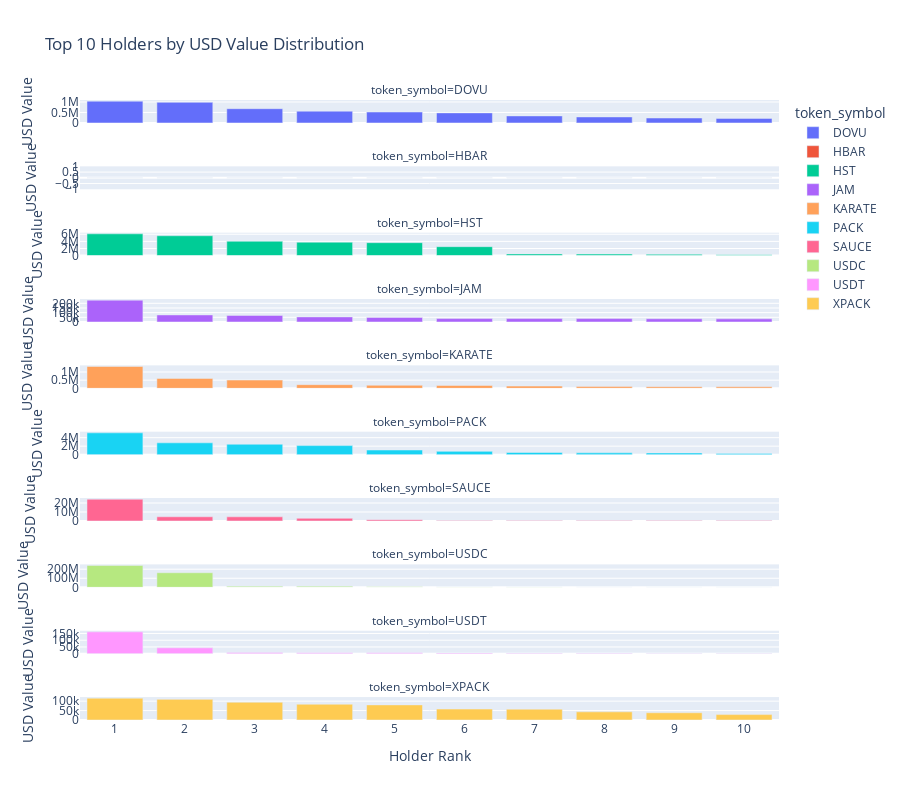

Notebook code for this chart:
### Markdown cell above
--- Chart 3: Top 10 Holders by USD Value ---

### Code cell
# Query the data
df_top_usd = pd.read_sql_query("""
    SELECT
        token_symbol,
        account_id,
        usd_value
    FROM token_holdings
    WHERE is_top_holder = 1 AND usd_value IS NOT NULL
    ORDER BY token_symbol, usd_value DESC;
""", conn)

# Create the plot
if df_top_usd.empty:
    print("No data with USD values found. Ensure a refresh was run with USD features enabled.")
else:
    # Create a rank within each token group
    df_top_usd['usd_rank'] = df_top_usd.groupby('token_symbol')['usd_value'].rank(method='first', ascending=False).astype(int)

    fig3 = px.bar(
        df_top_usd,
        x='usd_rank',
        y='usd_value',
        color='token_symbol',
        facet_col='token_symbol',
        facet_col_wrap=1,
        height=800,
        labels={'usd_rank': 'Holder Rank', 'usd_value': 'USD Value'},
        title='Top 10 Holders by USD Value Distribution',
        hover_data=['account_id'] # Show account_id on hover
    )
    
    fig3.update_yaxes(matches=None) # Allow y-axes to have different scales
    fig3.for_each_yaxis(lambda yaxis: yaxis.update(showticklabels=True))
    fig3.update_xaxes(tickvals=list(range(1, 11))) # Ensure x-axis shows ranks 1-10
    fig3.show()

### Figure 1 — Plotly figure (JSON) as saved in the notebook; plotly's stock layout.template omitted (floating-point values rounded to 4 significant figures)
{"data": [{"alignmentgroup": "True", "customdata": [["0.0.7308512"], ["0.0.2214948"], ["0.0.858938"], ["0.0.540219"], ["0.0.412535"], ["0.0.4856053"], ["0.0.4364925"], ["0.0.4366340"], ["0.0.5328590"], ["0.0.3817615"]], "hovertemplate": "token_symbol=DOVU<br>Holder Rank=%{x}<br>USD Value=%{y}<br>account_id=%{customdata[0]}<extra></extra>", "legendgroup": "DOVU", "marker": {"color": "#636efa", "pattern": {"shape": ""}}, "name": "DOVU", "offsetgroup": "DOVU", "orientation": "v", "showlegend": true, "textposition": "auto", "type": "bar", "x": [1, 2, 3, 4, 5, 6, 7, 8, 9, 10], "xaxis": "x10", "y": [1040000.0, 983400.0, 679700.0, 561600.0, 521000.0, 480000.0, 335300.0, 286700.0, 236000.0, 217200.0], "yaxis": "y10"}, {"alignmentgroup": "True", "customdata": [["0.0.652978"], ["0.0.1872300"], ["0.0.9170199"], ["0.0.54895"], ["0.0.54795"], ["0.0.77"], ["0.0.6942669"], ["0.0.1268012"], ["0.0.1412503"], ["0.0.85785"]], "hovertemplate": "token_symbol=HBAR<br>Holder Rank=%{x}<br>USD Value=%{y}<br>account_id=%{customdata[0]}<extra></extra>", "legendgroup": "HBAR", "marker": {"color": "#EF553B", "pattern": {"shape": ""}}, "name": "HBAR", "offsetgroup": "HBAR", "orientation": "v", "showlegend": true, "textposition": "auto", "type": "bar", "x": [1, 2, 3, 4, 5, 6, 7, 8, 9, 10], "xaxis": "x9", "y": [0, 0, 0, 0, 0, 0, 0, 0, 0, 0], "yaxis": "y9"}, {"alignmentgroup": "True", "customdata": [["0.0.968019"], ["0.0.968016"], ["0.0.968017"], ["0.0.968013"], ["0.0.968012"], ["0.0.968014"], ["0.0.7308515"], ["0.0.858938"], ["0.0.7400133"], ["0.0.1463354"]], "hovertemplate": "token_symbol=HST<br>Holder Rank=%{x}<br>USD Value=%{y}<br>account_id=%{customdata[0]}<extra></extra>", "legendgroup": "HST", "marker": {"color": "#00cc96", "pattern": {"shape": ""}}, "name": "HST", "offsetgroup": "HST", "orientation": "v", "showlegend": true, "textposition": "auto", "type": "bar", "x": [1, 2, 3, 4, 5, 6, 7, 8, 9, 10], "xaxis": "x8", "y": [6122000.0, 5579000.0, 4034000.0, 3766000.0, 3635000.0, 2510000.0, 460700.0, 420700.0, 352100.0, 249800.0], "yaxis": "y8"}, {"alignmentgroup": "True", "customdata": [["0.0.858938"], ["0.0.7389657"], ["0.0.6930749"], ["0.0.285576"], ["0.0.3909413"], ["0.0.3847809"], ["0.0.841549"], ["0.0.3854039"], ["0.0.868359"], ["0.0.1463864"]], "hovertemplate": "token_symbol=JAM<br>Holder Rank=%{x}<br>USD Value=%{y}<br>account_id=%{customdata[0]}<extra></extra>", "legendgroup": "JAM", "marker": {"color": "#ab63fa", "pattern": {"shape": ""}}, "name": "JAM", "offsetgroup": "JAM", "orientation": "v", "showlegend": true, "textposition": "auto", "type": "bar", "x": [1, 2, 3, 4, 5, 6, 7, 8, 9, 10], "xaxis": "x7", "y": [233900.0, 75270.0, 69890.0, 54190.0, 48400.0, 36300.0, 36300.0, 36300.0, 34410.0, 33280.0], "yaxis": "y7"}, {"alignmentgroup": "True", "customdata": [["0.0.2283226"], ["0.0.7308499"], ["0.0.9123373"], ["0.0.2082863"], ["0.0.8326929"], ["0.0.6071041"], ["0.0.2081174"], ["0.0.2751778"], ["0.0.2651575"], ["0.0.2716511"]], "hovertemplate": "token_symbol=KARATE<br>Holder Rank=%{x}<br>USD Value=%{y}<br>account_id=%{customdata[0]}<extra></extra>", "legendgroup": "KARATE", "marker": {"color": "#FFA15A", "pattern": {"shape": ""}}, "name": "KARATE", "offsetgroup": "KARATE", "orientation": "v", "showlegend": true, "textposition": "auto", "type": "bar", "x": [1, 2, 3, 4, 5, 6, 7, 8, 9, 10], "xaxis": "x6", "y": [1338000.0, 607400.0, 504000.0, 222400.0, 184800.0, 173300.0, 133900.0, 104500.0, 93890.0, 87690.0], "yaxis": "y6"}, {"alignmentgroup": "True", "customdata": [["0.0.5759605"], ["0.0.5759518"], ["0.0.7243469"], ["0.0.5759475"], ["0.0.5734136"], ["0.0.5710970"], ["0.0.5981646"], ["0.0.5734162"], ["0.0.5734139"], ["0.0.5710432"]], "hovertemplate": "token_symbol=PACK<br>Holder Rank=%{x}<br>USD Value=%{y}<br>account_id=%{customdata[0]}<extra></extra>", "legendgroup": "PACK", "marker": {"color": "#19d3f3", "pattern": {"shape": ""}}, "name": "PACK", "offsetgroup": "PACK", "orientation": "v", "showlegend": true, "textposition": "auto", "type": "bar", "x": [1, 2, 3, 4, 5, 6, 7, 8, 9, 10], "xaxis": "x5", "y": [5134000.0, 2782000.0, 2448000.0, 2128000.0, 1086000.0, 775800.0, 512200.0, 418200.0, 396600.0, 295800.0], "yaxis": "y5"}, {"alignmentgroup": "True", "customdata": [["0.0.1460199"], ["0.0.1461945"], ["0.0.1414140"], ["0.0.858938"], ["0.0.1056814"], ["0.0.7308505"], ["0.0.3361220"], ["0.0.3031628"], ["0.0.1465865"], ["0.0.8232141"]], "hovertemplate": "token_symbol=SAUCE<br>Holder Rank=%{x}<br>USD Value=%{y}<br>account_id=%{customdata[0]}<extra></extra>", "legendgroup": "SAUCE", "marker": {"color": "#FF6692", "pattern": {"shape": ""}}, "name": "SAUCE", "offsetgroup": "SAUCE", "orientation": "v", "showlegend": true, "textposition": "auto", "type": "bar", "x": [1, 2, 3, 4, 5, 6, 7, 8, 9, 10], "xaxis": "x4", "y": [24290000.0, 4672000.0, 4625000.0, 2989000.0, 1409000.0, 617400.0, 542800.0, 540800.0, 463200.0, 461500.0], "yaxis": "y4"}, {"alignmentgroup": "True", "customdata": [["0.0.439717"], ["0.0.1030878"], ["0.0.1789386"], ["0.0.9125858"], ["0.0.7308496"], ["0.0.3964804"], ["0.0.439415"], ["0.0.1462797"], ["0.0.3948521"], ["0.0.1532"]], "hovertemplate": "token_symbol=USDC<br>Holder Rank=%{x}<br>USD Value=%{y}<br>account_id=%{customdata[0]}<extra></extra>", "legendgroup": "USDC", "marker": {"color": "#B6E880", "pattern": {"shape": ""}}, "name": "USDC", "offsetgroup": "USDC", "orientation": "v", "showlegend": true, "textposition": "auto", "type": "bar", "x": [1, 2, 3, 4, 5, 6, 7, 8, 9, 10], "xaxis": "x3", "y": [240400000.0, 160700000.0, 11350000.0, 11320000.0, 5123000.0, 4809000.0, 3448000.0, 1336000.0, 789700.0, 640500.0], "yaxis": "y3"}, {"alignmentgroup": "True", "customdata": [["0.0.3964782"], ["0.0.3964809"], ["0.0.8684349"], ["0.0.1321573"], ["0.0.1415474"], ["0.0.9179418"], ["0.0.4560067"], ["0.0.8057902"], ["0.0.2130203"], ["0.0.1498067"]], "hovertemplate": "token_symbol=USDT<br>Holder Rank=%{x}<br>USD Value=%{y}<br>account_id=%{customdata[0]}<extra></extra>", "legendgroup": "USDT", "marker": {"color": "#FF97FF", "pattern": {"shape": ""}}, "name": "USDT", "offsetgroup": "USDT", "orientation": "v", "showlegend": true, "textposition": "auto", "type": "bar", "x": [1, 2, 3, 4, 5, 6, 7, 8, 9, 10], "xaxis": "x2", "y": [162000.0, 43610.0, 8333.0, 6664.0, 6613.0, 5833.0, 3938.0, 2533.0, 2012.0, 1688.0], "yaxis": "y2"}, {"alignmentgroup": "True", "customdata": [["0.0.7474726"], ["0.0.6930749"], ["0.0.4794035"], ["0.0.4779151"], ["0.0.7801831"], ["0.0.4826301"], ["0.0.1290236"], ["0.0.2990835"], ["0.0.7844835"], ["0.0.3862412"]], "hovertemplate": "token_symbol=XPACK<br>Holder Rank=%{x}<br>USD Value=%{y}<br>account_id=%{customdata[0]}<extra></extra>", "legendgroup": "XPACK", "marker": {"color": "#FECB52", "pattern": {"shape": ""}}, "name": "XPACK", "offsetgroup": "XPACK", "orientation": "v", "showlegend": true, "textposition": "auto", "type": "bar", "x": [1, 2, 3, 4, 5, 6, 7, 8, 9, 10], "xaxis": "x", "y": [115600.0, 109500.0, 94170.0, 83550.0, 80210.0, 58000.0, 57510.0, 43130.0, 38230.0, 28650.0], "yaxis": "y"}], "layout": {"annotations": [{"font": {}, "showarrow": false, "text": "token_symbol=XPACK", "x": 0.5, "xanchor": "center", "xref": "paper", "y": 0.037, "yanchor": "bottom", "yref": "paper"}, {"font": {}, "showarrow": false, "text": "token_symbol=USDT", "x": 0.5, "xanchor": "center", "xref": "paper", "y": 0.144, "yanchor": "bottom", "yref": "paper"}, {"font": {}, "showarrow": false, "text": "token_symbol=USDC", "x": 0.5, "xanchor": "center", "xref": "paper", "y": 0.251, "yanchor": "bottom", "yref": "paper"}, {"font": {}, "showarrow": false, "text": "token_symbol=SAUCE", "x": 0.5, "xanchor": "center", "xref": "paper", "y": 0.358, "yanchor": "bottom", "yref": "paper"}, {"font": {}, "showarrow": false, "text": "token_symbol=PACK", "x": 0.5, "xanchor": "center", "xref": "paper", "y": 0.465, "yanchor": "bottom", "yref": "paper"}, {"font": {}, "showarrow": false, "text": "token_symbol=KARATE", "x": 0.5, "xanchor": "center", "xref": "paper", "y": 0.572, "yanchor": "bottom", "yref": "paper"}, {"font": {}, "showarrow": false, "text": "token_symbol=JAM", "x": 0.5, "xanchor": "center", "xref": "paper", "y": 0.679, "yanchor": "bottom", "yref": "paper"}, {"font": {}, "showarrow": false, "text": "token_symbol=HST", "x": 0.5, "xanchor": "center", "xref": "paper", "y": 0.786, "yanchor": "bottom", "yref": "paper"}, {"font": {}, "showarrow": false, "text": "token_symbol=HBAR", "x": 0.5, "xanchor": "center", "xref": "paper", "y": 0.893, "yanchor": "bottom", "yref": "paper"}, {"font": {}, "showarrow": false, "text": "token_symbol=DOVU", "x": 0.5, "xanchor": "center", "xref": "paper", "y": 1, "yanchor": "bottom", "yref": "paper"}], "barmode": "relative", "height": 800, "legend": {"title": {"text": "token_symbol"}, "tracegroupgap": 0}, "title": {"text": "Top 10 Holders by USD Value Distribution"}, "xaxis": {"anchor": "y", "domain": [0, 1], "tickvals": [1, 2, 3, 4, 5, 6, 7, 8, 9, 10], "title": {"text": "Holder Rank"}}, "xaxis10": {"anchor": "y10", "domain": [0, 1], "matches": "x", "showticklabels": false, "tickvals": [1, 2, 3, 4, 5, 6, 7, 8, 9, 10]}, "xaxis2": {"anchor": "y2", "domain": [0, 1], "matches": "x", "showticklabels": false, "tickvals": [1, 2, 3, 4, 5, 6, 7, 8, 9, 10]}, "xaxis3": {"anchor": "y3", "domain": [0, 1], "matches": "x", "showticklabels": false, "tickvals": [1, 2, 3, 4, 5, 6, 7, 8, 9, 10]}, "xaxis4": {"anchor": "y4", "domain": [0, 1], "matches": "x", "showticklabels": false, "tickvals": [1, 2, 3, 4, 5, 6, 7, 8, 9, 10]}, "xaxis5": {"anchor": "y5", "domain": [0, 1], "matches": "x", "showticklabels": false, "tickvals": [1, 2, 3, 4, 5, 6, 7, 8, 9, 10]}, "xaxis6": {"anchor": "y6", "domain": [0, 1], "matches": "x", "showticklabels": false, "tickvals": [1, 2, 3, 4, 5, 6, 7, 8, 9, 10]}, "xaxis7": {"anchor": "y7", "domain": [0, 1], "matches": "x", "showticklabels": false, "tickvals": [1, 2, 3, 4, 5, 6, 7, 8, 9, 10]}, "xaxis8": {"anchor": "y8", "domain": [0, 1], "matches": "x", "showticklabels": false, "tickvals": [1, 2, 3, 4, 5, 6, 7, 8, 9, 10]}, "xaxis9": {"anchor": "y9", "domain": [0, 1], "matches": "x", "showticklabels": false, "tickvals": [1, 2, 3, 4, 5, 6, 7, 8, 9, 10]}, "yaxis": {"anchor": "x", "domain": [0, 0.037], "showticklabels": true, "title": {"text": "USD Value"}}, "yaxis10": {"anchor": "x10", "domain": [0.963, 1], "showticklabels": true, "title": {"text": "USD Value"}}, "yaxis2": {"anchor": "x2", "domain": [0.107, 0.144], "showticklabels": true, "title": {"text": "USD Value"}}, "yaxis3": {"anchor": "x3", "domain": [0.214, 0.251], "showticklabels": true, "title": {"text": "USD Value"}}, "yaxis4": {"anchor": "x4", "domain": [0.321, 0.358], "showticklabels": true, "title": {"text": "USD Value"}}, "yaxis5": {"anchor": "x5", "domain": [0.428, 0.465], "showticklabels": true, "title": {"text": "USD Value"}}, "yaxis6": {"anchor": "x6", "domain": [0.535, 0.572], "showticklabels": true, "title": {"text": "USD Value"}}, "yaxis7": {"anchor": "x7", "domain": [0.642, 0.679], "showticklabels": true, "title": {"text": "USD Value"}}, "yaxis8": {"anchor": "x8", "domain": [0.749, 0.786], "showticklabels": true, "title": {"text": "USD Value"}}, "yaxis9": {"anchor": "x9", "domain": [0.856, 0.893], "showticklabels": true, "title": {"text": "USD Value"}}}}
